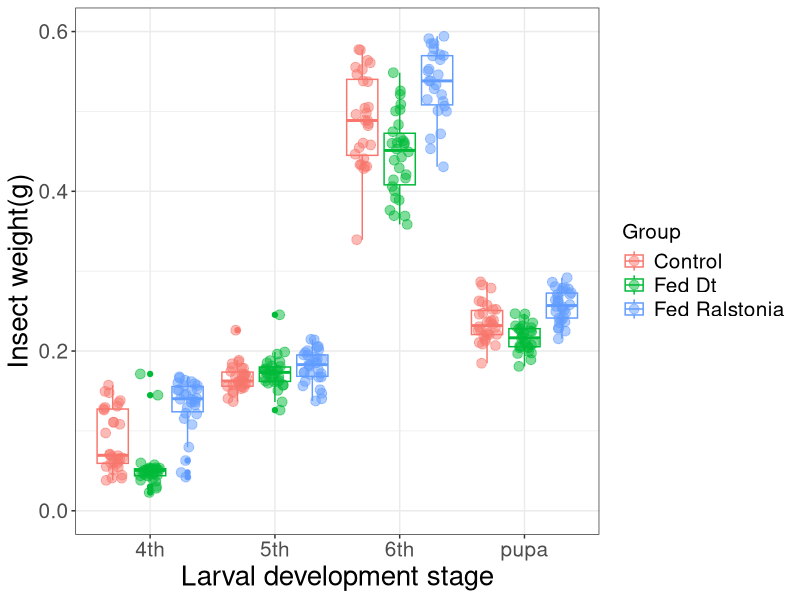
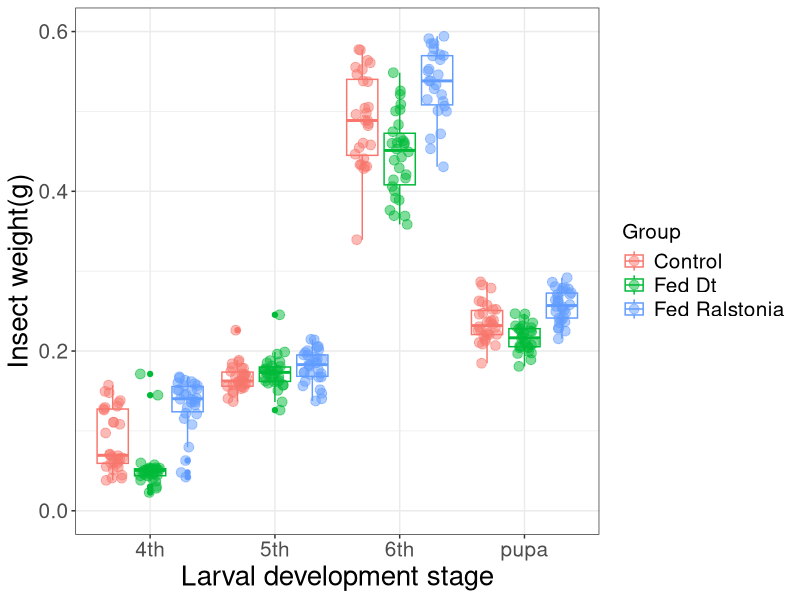

Write the R code that produced these figures, in order.
library(ggplot2) 
data <- read.csv('Figure 2C data.csv',header = T,fileEncoding ='GBK')
data$Group <- as.factor(data$Group)
WORD_SIZE=15
p <- ggplot(data, aes(x=Age, y=Weight,color=Group)) +
  geom_boxplot(position=position_dodge(width=0.9),)+
  geom_point(aes(color=Group),
             alpha=0.5,size=3,
             position=position_jitterdodge(jitter.width = 0.4,
                                           dodge.width = 0.9))+
  theme_bw()+
  labs(x="Larval development stage", y='Insect weight(g)', fill='') +  # x，y和图例标签
  theme(axis.text.x = element_text(size=WORD_SIZE,angle = 0, hjust = 0.5),# 设置x轴字体大小，以下同理
        axis.text.y = element_text(size=WORD_SIZE), 
        axis.title.x = element_text(size=WORD_SIZE+5), 
        axis.title.y = element_text(size=WORD_SIZE+5),
        legend.title = element_text(size=WORD_SIZE),
        legend.text = element_text(size=WORD_SIZE))+
  ylim(c(0,0.6))
p
ggsave(filename = './Figure 2C.pdf',plot = p,width = 7,height = 6,device = cairo_pdf)
